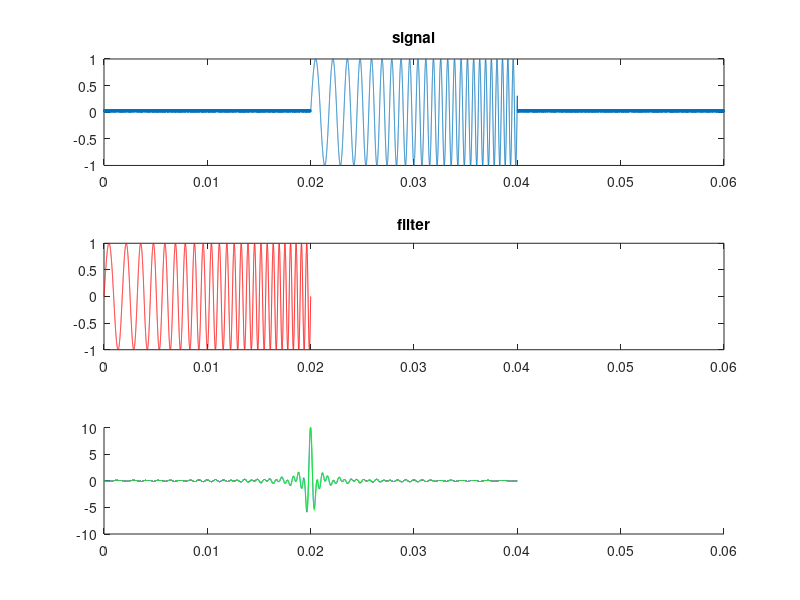

The MATLAB script that drew this image:
%% Chirp Filtering

clc;
clear;
close all;

%%

% construct a series of chirps with the desired properties
F0 = 500;
F1 = 2000;
doppler = 0.01*F0;
number_of_chirps = 1;
dt = 0.000001;
T = 0.02;
noise_T = 0.02;
t = 0:dt:T;
t_total = 0:dt:T+2*noise_T;
unshifted_chirp = chirp(t, F0, t(end), F1, 'linear', -90);
c = chirp(t, F0, t(end), F1 + doppler, 'linear', -90);
noise = rand(1,noise_T/dt)*0.05;
padded_chirp = [noise c noise];
unshifted_padded_chirp = [noise unshifted_chirp noise];
signal = repmat(padded_chirp, 1, number_of_chirps);
unshifted_signal = repmat(unshifted_padded_chirp, 1, number_of_chirps);

filter = chirp(t, F0, t(end), F1, 'linear', -90);
flen = size(filter,2);

y = zeros(1, size(signal,2) - flen);
unshifted_y = zeros(1, size(signal,2) - flen);
for i = (1:size(signal,2) - flen)
    window = signal(i:i+flen-1)';
    unshifted_window = unshifted_signal(i:i+flen-1)';
    y(1, i) = (filter * window) / 1000;
    unshifted_y(1, i) = (filter * unshifted_window) / 1000;
end

figure;
subplot(3, 1, 1);
plot(signal);
plot(t_total, signal);
xlim([t_total(1), t_total(end)]);
title("signal");

subplot(3, 1, 2);
plot(t, filter, 'Color', 'r');
xlim([t_total(1), t_total(end)]);
title("filter");

subplot(3, 1, 3);
hold on;
plot(t_total(1:end-flen), y);
plot(t_total(1:end-flen), unshifted_y, 'Color', 'g');
xlim([t_total(1), t_total(end)]);
